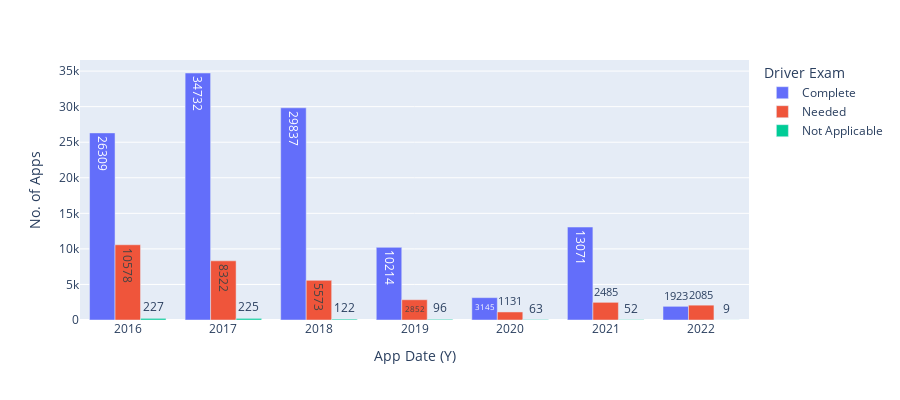

Notebook code for this chart:
### Code cell
# Making bar plot of TLC3 showing No. of Apps (y-axis) vs App Date Year (x-axis) and grouped by Driver Exam 
fig = px.bar(TLC3, x=TLC3['App Date (Y/M/D)'].dt.year, y='No. of Apps',\
             labels={'x':'App Date (Y)'},\
             color='Driver Exam', barmode='group',text = TLC3['No. of Apps'],\
             height=400)
fig.show()

### Figure 1 — Plotly figure (JSON) as saved in the notebook; plotly's stock layout.template omitted (floating-point values rounded to 4 significant figures)
{"data": [{"alignmentgroup": "True", "hovertemplate": "Driver Exam=Complete<br>App Date (Y)=%{x}<br>No. of Apps=%{text}<extra></extra>", "legendgroup": "Complete", "marker": {"color": "#636efa", "pattern": {"shape": ""}}, "name": "Complete", "offsetgroup": "Complete", "orientation": "v", "showlegend": true, "text": [26309, 34732, 29837, 10214, 3145, 13071, 1923], "textposition": "auto", "type": "bar", "x": [2016, 2017, 2018, 2019, 2020, 2021, 2022], "xaxis": "x", "y": [26309, 34732, 29837, 10214, 3145, 13071, 1923], "yaxis": "y"}, {"alignmentgroup": "True", "hovertemplate": "Driver Exam=Needed<br>App Date (Y)=%{x}<br>No. of Apps=%{text}<extra></extra>", "legendgroup": "Needed", "marker": {"color": "#EF553B", "pattern": {"shape": ""}}, "name": "Needed", "offsetgroup": "Needed", "orientation": "v", "showlegend": true, "text": [10578, 8322, 5573, 2852, 1131, 2485, 2085], "textposition": "auto", "type": "bar", "x": [2016, 2017, 2018, 2019, 2020, 2021, 2022], "xaxis": "x", "y": [10578, 8322, 5573, 2852, 1131, 2485, 2085], "yaxis": "y"}, {"alignmentgroup": "True", "hovertemplate": "Driver Exam=Not Applicable<br>App Date (Y)=%{x}<br>No. of Apps=%{text}<extra></extra>", "legendgroup": "Not Applicable", "marker": {"color": "#00cc96", "pattern": {"shape": ""}}, "name": "Not Applicable", "offsetgroup": "Not Applicable", "orientation": "v", "showlegend": true, "text": [227, 225, 122, 96, 63, 52, 9], "textposition": "auto", "type": "bar", "x": [2016, 2017, 2018, 2019, 2020, 2021, 2022], "xaxis": "x", "y": [227, 225, 122, 96, 63, 52, 9], "yaxis": "y"}], "layout": {"barmode": "group", "height": 400, "legend": {"title": {"text": "Driver Exam"}, "tracegroupgap": 0}, "margin": {"t": 60}, "xaxis": {"anchor": "y", "domain": [0, 1], "title": {"text": "App Date (Y)"}}, "yaxis": {"anchor": "x", "domain": [0, 1], "title": {"text": "No. of Apps"}}}}
